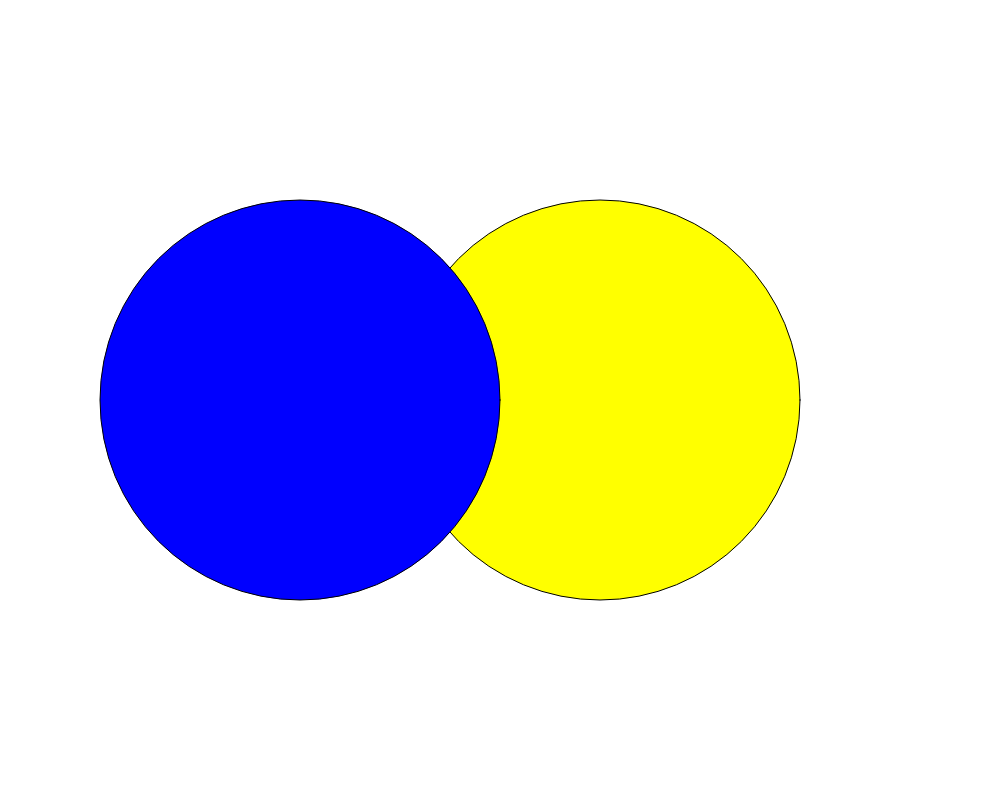
Frame 1 (no input)
Frame 60 (no input): identical to frame 1, image omitted
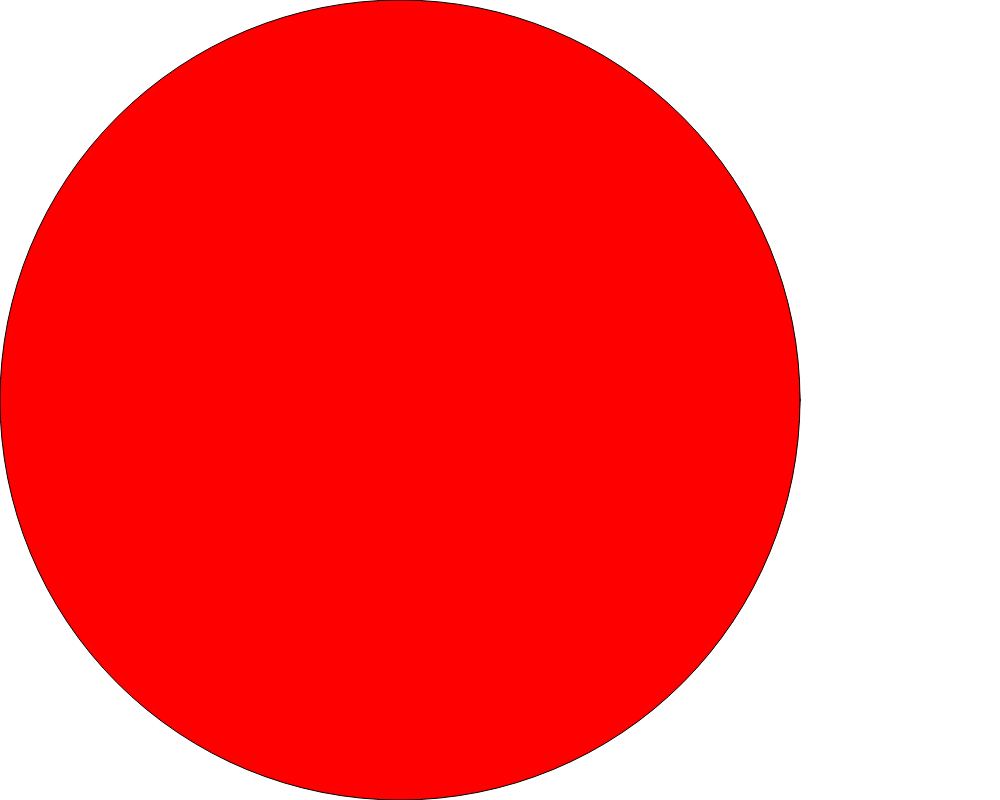
Frame 120 (the mouse pressed at the canvas centre since frame 60)

The p5.js sketch that drew these frames (run headless with seeded random() and noise() and a simulated clock; from frame 60 on, the mouse is pressed at the canvas centre):

// p5.js sketch
// ── sketch.js
function setup() {
  
  createCanvas(1000,800);
  // background(255);
  
  fill(color('yellow'));
  ellipse(600,400,400);
  
  fill(color('blue'));
  ellipse(300,400,400);
  

  
}

function draw() {
  
}


function mousePressed() {
    fill(color('red'));
  ellipse(400,400,800);
}
